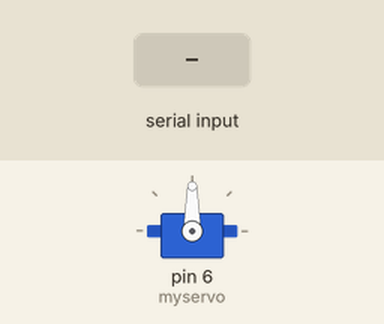
The sketch below on a simulated Arduino Uno, built with avr-gcc and run on an emulated ATmega328P. Parts: servo. The test bench sets the inputs (shaded band).

Above: at 1.2 s.
1.3 s: "a" received over Serial
At 2.9 s:
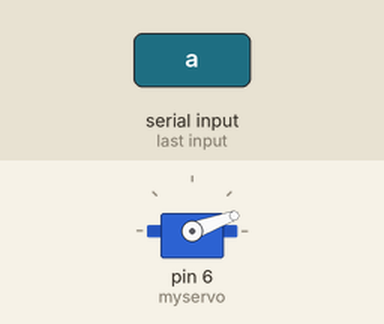
3.4 s: "b" received over Serial
At 3.88 s:
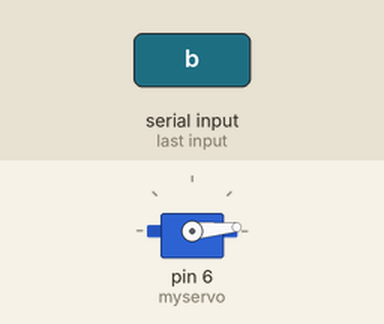
Timing chart, 0 to 6.4 s (numbered marks = the images above; inputs shaded):
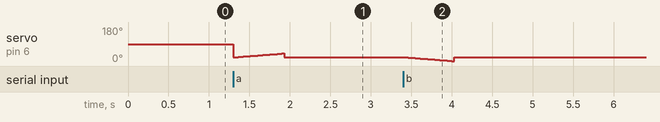

Measured:
- after the input at 1.3 s, servo on pin 6 (myservo): ramps from 20° to 40° and jumps back, once every 0.63 s

The sketch:

bluetooch_switch.ino
```cpp
#include <Servo.h>//引头文件

Servo myservo;
int pos = 0; //舵机旋转角度
char val ='s';//初始化

void setup() {
  myservo.attach(6);  //定义舵机接口为6号引脚
  Serial.begin(9600); //初始化蓝牙，波特率为9600
}

void loop() {
if(Serial.available())//判断串口是否有数据
{
  val = Serial.read();//读取串口数据赋给val
  if(val=='a')//关
  {
    for (pos = 20; pos <= 40; pos += 1)
    {
    myservo.write(pos);
    delay(30);}
    myservo.write(20);//复位
    }

  else if(val=='b')//开
  {
    for (pos = 20; pos >= 0; pos-= 1)
    {
    myservo.write(pos);
    delay(30);
    }
    myservo.write(20);
  }
    else if(val=='r')//复位
    {
    myservo.write(20);
    }
  }
}
```
